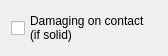
<?xml version="1.0" encoding="UTF-8"?>
<ui version="4.0">
 <class>MetatileDamagingEditWidget</class>
 <widget class="QWidget" name="MetatileDamagingEditWidget">
  <property name="geometry">
   <rect>
    <x>0</x>
    <y>0</y>
    <width>168</width>
    <height>36</height>
   </rect>
  </property>
  <property name="windowTitle">
   <string>Form</string>
  </property>
  <layout class="QHBoxLayout" name="horizontalLayout">
   <item>
    <widget class="QCheckBox" name="damagingBox">
     <property name="text">
      <string>Damaging on contact
(if solid)</string>
     </property>
    </widget>
   </item>
  </layout>
 </widget>
 <resources/>
 <connections/>
</ui>
